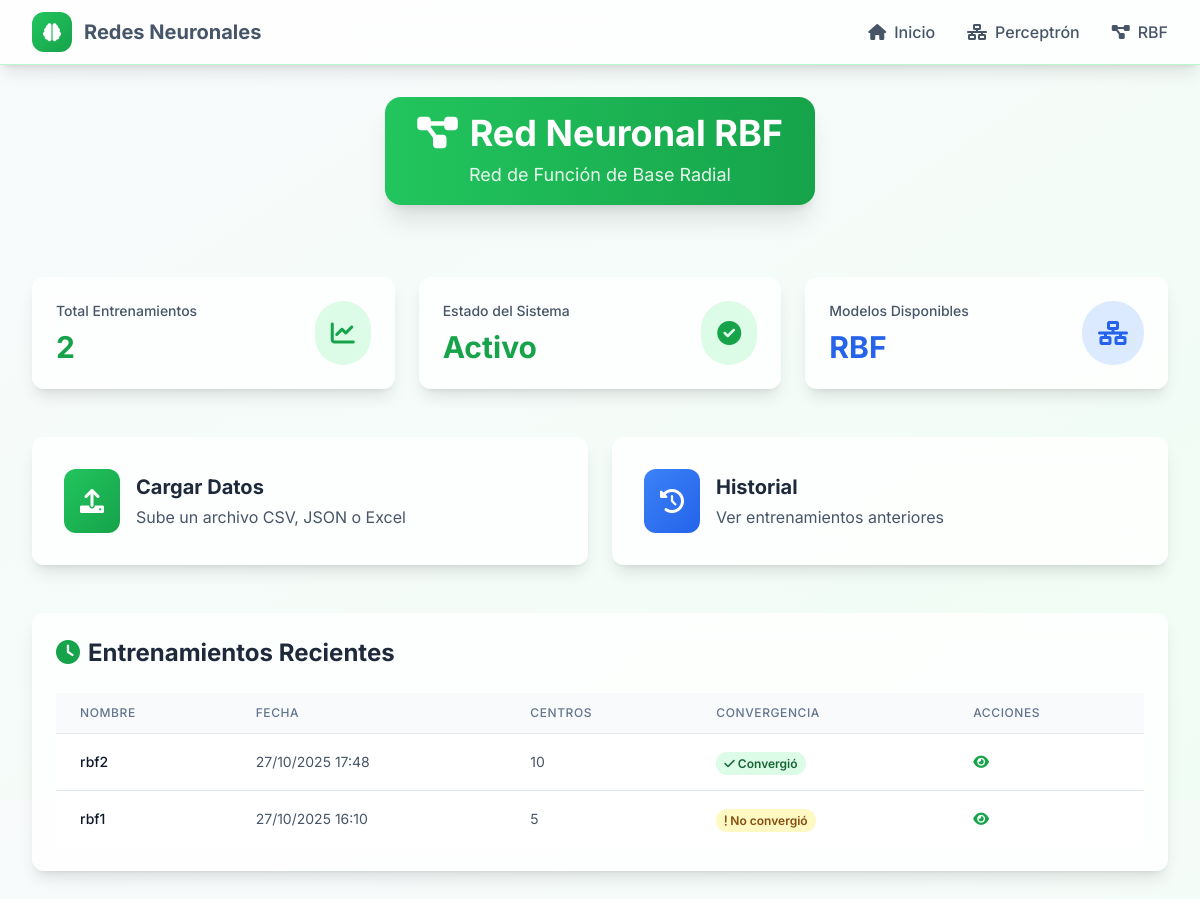
The app's page /rbf/ with its own data.
### rbf/models.py (models this page shows, shortened)
class RBFTraining(models.Model):
    nombre = models.CharField(max_length=100, verbose_name="Nombre del entrenamiento")
    fecha_creacion = models.DateTimeField(auto_now_add=True, verbose_name="Fecha de creación")
    num_centros = models.IntegerField(
        verbose_name="Número de centros radiales",
        validators=[MinValueValidator(2), MaxValueValidator(50)]
    )
    porcentaje_entrenamiento = models.FloatField(
        verbose_name="Porcentaje de entrenamiento",
        validators=[MinValueValidator(50.0), MaxValueValidator(90.0)],
        default=70.0
    )
    error_aproximacion = models.FloatField(
        verbose_name="Error de aproximación óptimo",
        validators=[MaxValueValidator(1.0)],
        default=0.1
    )
    columnas_entrada = models.JSONField(verbose_name="Columnas de entrada")
    columnas_salida = models.JSONField(verbose_name="Columnas de salida")
    centros_radiales = models.JSONField(verbose_name="Centros radiales (Rj)")
    pesos_finales = models.JSONField(verbose_name="Pesos finales (W)")
    umbral = models.FloatField(verbose_name="Umbral (W0)")
    metricas_entrenamiento = models.JSONField(verbose_name="Métricas de entrenamiento (EG, MAE, RMSE)")
    metricas_prueba = models.JSONField(verbose_name="Métricas de prueba (EG, MAE, RMSE)")
    convergencia = models.BooleanField(
        verbose_name="Convergencia alcanzada",
        default=False
    )
    estadisticas_normalizacion = models.JSONField(
        verbose_name="Estadísticas de normalización (mean, std)",
        null=True,
        blank=True,
        default=dict
    )
    archivo_datos = models.FileField(
        upload_to='rbf_training_data/',
        verbose_name="Archivo de datos",
        null=True,
        blank=True
    )
    class Meta:
        verbose_name = "Entrenamiento RBF"
        verbose_name_plural = "Entrenamientos RBF"
        ordering = ['-fecha_creacion']

### rbf/views.py (the view)
# urls.py: path('', views.inicio_rbf, name='inicio_rbf'),
def inicio_rbf(request):
    recent_trainings = RBFTraining.objects.all()[:5]
    context = {
        'recent_trainings': recent_trainings,
        'total_trainings': RBFTraining.objects.count(),
    }
    return render(request, 'rbf/inicio.html', context)

### templates/rbf/inicio.html (shortened to what this page needs)
{% extends 'base.html' %}
{% block content %}
<div class="max-w-7xl mx-auto px-4 sm:px-6 lg:px-8 py-8">
    <div class="text-center mb-12">
        <div class="inline-block bg-gradient-to-r from-primary-500 to-primary-600 text-white px-8 py-4 rounded-2xl shadow-xl mb-6">
            <h1 class="text-4xl font-bold mb-2">
                <i class="fas fa-project-diagram mr-3"></i>Red Neuronal RBF
            </h1>
            <p class="text-lg opacity-90">Red de Función de Base Radial</p>
        </div>
    </div>
    <div class="grid grid-cols-1 md:grid-cols-3 gap-6 mb-12">
        <div class="bg-white/80 backdrop-blur-md rounded-xl shadow-lg p-6 hover:shadow-xl transition-shadow">
            <div class="flex items-center justify-between">
                <div>
                    <p class="text-sm text-accent-600 font-medium">Total Entrenamientos</p>
                    <p class="text-3xl font-bold text-primary-600 mt-2">{{ total_trainings }}</p>
                </div>
                <div class="bg-primary-100 p-4 rounded-full">
                    <i class="fas fa-chart-line text-primary-600 text-2xl"></i>
                </div>
            </div>
        </div>
        <div class="bg-white/80 backdrop-blur-md rounded-xl shadow-lg p-6 hover:shadow-xl transition-shadow">
            <div class="flex items-center justify-between">
                <div>
                    <p class="text-sm text-accent-600 font-medium">Estado del Sistema</p>
                    <p class="text-3xl font-bold text-green-600 mt-2">Activo</p>
                </div>
                <div class="bg-green-100 p-4 rounded-full">
                    <i class="fas fa-check-circle text-green-600 text-2xl"></i>
                </div>
            </div>
        </div>
        <div class="bg-white/80 backdrop-blur-md rounded-xl shadow-lg p-6 hover:shadow-xl transition-shadow">
            <div class="flex items-center justify-between">
                <div>
                    <p class="text-sm text-accent-600 font-medium">Modelos Disponibles</p>
                    <p class="text-3xl font-bold text-blue-600 mt-2">RBF</p>
                </div>
                <div class="bg-blue-100 p-4 rounded-full">
                    <i class="fas fa-network-wired text-blue-600 text-2xl"></i>
                </div>
            </div>
        </div>
    </div>
    <div class="grid grid-cols-1 md:grid-cols-2 gap-6 mb-12">
        <a href="{% url 'rbf:cargar_datos_rbf' %}" class="group bg-white/80 backdrop-blur-md rounded-xl shadow-lg p-8 hover:shadow-xl transition-all hover:scale-105">
            <div class="flex items-center space-x-4">
                <div class="bg-gradient-to-br from-primary-500 to-primary-600 p-4 rounded-xl group-hover:scale-110 transition-transform">
                    <i class="fas fa-upload text-white text-2xl"></i>
                </div>
                <div>
                    <h3 class="text-xl font-bold text-accent-800">Cargar Datos</h3>
                    <p class="text-accent-600 mt-1">Sube un archivo CSV, JSON o Excel</p>
                </div>
            </div>
        </a>
        <a href="{% url 'rbf:historial_rbf' %}" class="group bg-white/80 backdrop-blur-md rounded-xl shadow-lg p-8 hover:shadow-xl transition-all hover:scale-105">
            <div class="flex items-center space-x-4">
                <div class="bg-gradient-to-br from-blue-500 to-blue-600 p-4 rounded-xl group-hover:scale-110 transition-transform">
                    <i class="fas fa-history text-white text-2xl"></i>
                </div>
                <div>
                    <h3 class="text-xl font-bold text-accent-800">Historial</h3>
                    <p class="text-accent-600 mt-1">Ver entrenamientos anteriores</p>
                </div>
            </div>
        </a>
    </div>
    {% if recent_trainings %}
    <div class="bg-white/80 backdrop-blur-md rounded-xl shadow-lg p-6">
        <h2 class="text-2xl font-bold text-accent-800 mb-6">
            <i class="fas fa-clock mr-2 text-primary-600"></i>Entrenamientos Recientes
        </h2>
        <div class="overflow-x-auto">
            <table class="min-w-full divide-y divide-accent-200">
                <thead class="bg-accent-50">
                    <tr>
                        <th class="px-6 py-3 text-left text-xs font-medium text-accent-500 uppercase tracking-wider">Nombre</th>
                        <th class="px-6 py-3 text-left text-xs font-medium text-accent-500 uppercase tracking-wider">Fecha</th>
                        <th class="px-6 py-3 text-left text-xs font-medium text-accent-500 uppercase tracking-wider">Centros</th>
                        <th class="px-6 py-3 text-left text-xs font-medium text-accent-500 uppercase tracking-wider">Convergencia</th>
                        <th class="px-6 py-3 text-left text-xs font-medium text-accent-500 uppercase tracking-wider">Acciones</th>
                    </tr>
                </thead>
                <tbody class="bg-white divide-y divide-accent-200">
                    {% for training in recent_trainings %}
                    <tr class="hover:bg-primary-50 transition-colors">
                        <td class="px-6 py-4 whitespace-nowrap text-sm font-medium text-accent-900">{{ training.nombre }}</td>
                        <td class="px-6 py-4 whitespace-nowrap text-sm text-accent-600">{{ training.fecha_creacion|date:"d/m/Y H:i" }}</td>
                        <td class="px-6 py-4 whitespace-nowrap text-sm text-accent-600">{{ training.num_centros }}</td>
                        <td class="px-6 py-4 whitespace-nowrap">
                            {% if training.convergencia %}
                            <span class="px-2 py-1 text-xs font-semibold rounded-full bg-green-100 text-green-800">
                                <i class="fas fa-check"></i> Convergió
                            </span>
                            {% else %}
                            <span class="px-2 py-1 text-xs font-semibold rounded-full bg-yellow-100 text-yellow-800">
                                <i class="fas fa-exclamation"></i> No convergió
                            </span>
                            {% endif %}
                        </td>
                        <td class="px-6 py-4 whitespace-nowrap text-sm">
                            <a href="{% url 'rbf:detalles_rbf' training.id %}" class="text-primary-600 hover:text-primary-800">
                                <i class="fas fa-eye"></i>
                            </a>
                        </td>
                    </tr>
                    {% endfor %}
                </tbody>
            </table>
        </div>
    </div>
    {% endif %}
</div>
{% endblock %}

### static/css/style.css (style rules this page uses)
body { font-family: 'Inter', system-ui, -apple-system, sans-serif; }

### records on screen
RBFTraining: nombre "rbf2", fecha_creacion "27/10/2025 17:48", num_centros "10", convergencia True (drawn)
RBFTraining: nombre "rbf1", fecha_creacion "27/10/2025 16:10", num_centros "5", convergencia False (drawn)

### other values on screen
{{ total_trainings }} "2"
